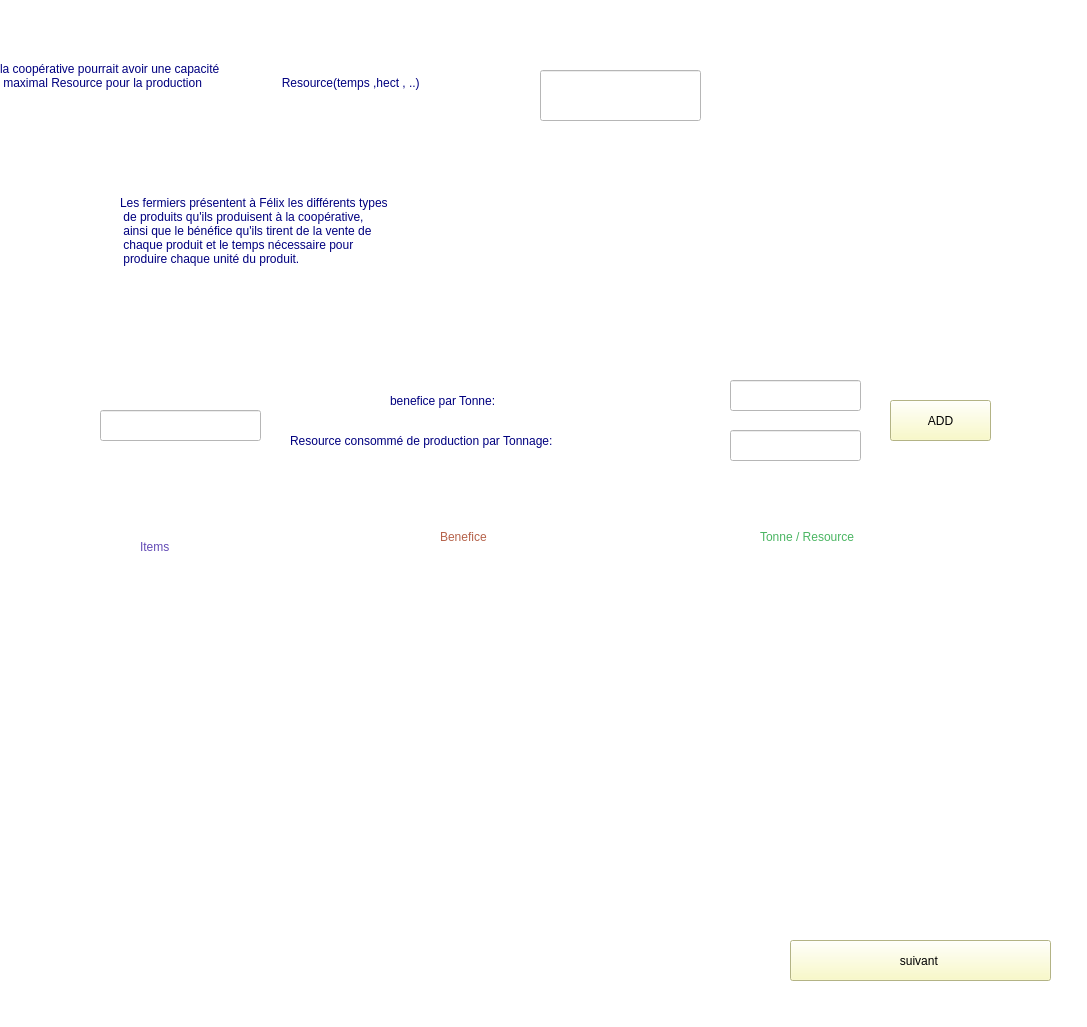
<?xml version="1.0" encoding="UTF-8"?>
<ui version="4.0">
 <class>ProductionPlanning</class>
 <widget class="QWidget" name="ProductionPlanning">
  <property name="geometry">
   <rect>
    <x>0</x>
    <y>0</y>
    <width>1087</width>
    <height>1027</height>
   </rect>
  </property>
  <property name="windowTitle">
   <string>Form</string>
  </property>
  <property name="styleSheet">
   <string notr="true">background-color: rgb(255, 255, 255);</string>
  </property>
  <widget class="QLabel" name="text">
   <property name="geometry">
    <rect>
     <x>120</x>
     <y>150</y>
     <width>691</width>
     <height>161</height>
    </rect>
   </property>
   <property name="styleSheet">
    <string notr="true">font: 20pt &quot;Segoe Script&quot;;
color: rgb(0, 0, 127);</string>
   </property>
   <property name="text">
    <string>Les fermiers présentent à Félix les différents types 
 de produits qu'ils produisent à la coopérative,
 ainsi que le bénéfice qu'ils tirent de la vente de 
 chaque produit et le temps nécessaire pour 
 produire chaque unité du produit.</string>
   </property>
  </widget>
  <widget class="QLabel" name="text_2">
   <property name="geometry">
    <rect>
     <x>0</x>
     <y>20</y>
     <width>1071</width>
     <height>111</height>
    </rect>
   </property>
   <property name="styleSheet">
    <string notr="true">font: 20pt &quot;Segoe Script&quot;;
color: rgb(0, 0, 127);</string>
   </property>
   <property name="text">
    <string>la coopérative pourrait avoir une capacité 
 maximal Resource pour la production                        Resource(temps ,hect , ..)</string>
   </property>
  </widget>
  <widget class="QPushButton" name="toProductionPlanningPage2">
   <property name="geometry">
    <rect>
     <x>790</x>
     <y>940</y>
     <width>261</width>
     <height>41</height>
    </rect>
   </property>
   <property name="styleSheet">
    <string notr="true">background-color: rgb(250, 250, 186);
border-color: rgb(170, 170, 127);
font: 12pt &quot;Segoe UI&quot;;</string>
   </property>
   <property name="text">
    <string>suivant </string>
   </property>
  </widget>
  <widget class="QLineEdit" name="capacity">
   <property name="geometry">
    <rect>
     <x>540</x>
     <y>70</y>
     <width>161</width>
     <height>51</height>
    </rect>
   </property>
  </widget>
  <widget class="QWidget" name="BoxCreator" native="true">
   <property name="geometry">
    <rect>
     <x>100</x>
     <y>360</y>
     <width>921</width>
     <height>121</height>
    </rect>
   </property>
   <widget class="QLineEdit" name="item">
    <property name="geometry">
     <rect>
      <x>0</x>
      <y>50</y>
      <width>161</width>
      <height>31</height>
     </rect>
    </property>
    <property name="text">
     <string/>
    </property>
   </widget>
   <widget class="QLabel" name="text_3">
    <property name="geometry">
     <rect>
      <x>290</x>
      <y>20</y>
      <width>221</width>
      <height>41</height>
     </rect>
    </property>
    <property name="styleSheet">
     <string notr="true">font: 12pt &quot;Segoe Script&quot;;
color: rgb(0, 0, 127);</string>
    </property>
    <property name="text">
     <string>benefice par Tonne:</string>
    </property>
   </widget>
   <widget class="QLabel" name="text_4">
    <property name="geometry">
     <rect>
      <x>190</x>
      <y>60</y>
      <width>401</width>
      <height>41</height>
     </rect>
    </property>
    <property name="styleSheet">
     <string notr="true">font: 12pt &quot;Segoe Script&quot;;
color: rgb(0, 0, 127);</string>
    </property>
    <property name="text">
     <string>Resource consommé de production par Tonnage: </string>
    </property>
   </widget>
   <widget class="QLineEdit" name="profit">
    <property name="geometry">
     <rect>
      <x>630</x>
      <y>20</y>
      <width>131</width>
      <height>31</height>
     </rect>
    </property>
   </widget>
   <widget class="QLineEdit" name="weight">
    <property name="geometry">
     <rect>
      <x>630</x>
      <y>70</y>
      <width>131</width>
      <height>31</height>
     </rect>
    </property>
   </widget>
   <widget class="QPushButton" name="add">
    <property name="geometry">
     <rect>
      <x>790</x>
      <y>40</y>
      <width>101</width>
      <height>41</height>
     </rect>
    </property>
    <property name="styleSheet">
     <string notr="true">background-color: rgb(250, 250, 186);
border-color: rgb(170, 170, 127);
font: 12pt &quot;Segoe UI&quot;;</string>
    </property>
    <property name="text">
     <string>ADD</string>
    </property>
   </widget>
  </widget>
  <widget class="QLabel" name="items">
   <property name="geometry">
    <rect>
     <x>120</x>
     <y>590</y>
     <width>251</width>
     <height>341</height>
    </rect>
   </property>
   <property name="styleSheet">
    <string notr="true">font: 12pt &quot;Segoe Script&quot;;
color: rgb(98, 74, 181);</string>
   </property>
   <property name="text">
    <string/>
   </property>
   <property name="alignment">
    <set>Qt::AlignLeading|Qt::AlignLeft|Qt::AlignTop</set>
   </property>
  </widget>
  <widget class="QLabel" name="Benefice">
   <property name="geometry">
    <rect>
     <x>430</x>
     <y>590</y>
     <width>251</width>
     <height>341</height>
    </rect>
   </property>
   <property name="styleSheet">
    <string notr="true">font: 12pt &quot;Segoe Script&quot;;
color: rgb(181, 98, 74);</string>
   </property>
   <property name="text">
    <string/>
   </property>
   <property name="alignment">
    <set>Qt::AlignLeading|Qt::AlignLeft|Qt::AlignTop</set>
   </property>
  </widget>
  <widget class="QLabel" name="resourceOn">
   <property name="geometry">
    <rect>
     <x>730</x>
     <y>590</y>
     <width>251</width>
     <height>341</height>
    </rect>
   </property>
   <property name="styleSheet">
    <string notr="true">font: 12pt &quot;Segoe Script&quot;;
color: rgb(74, 181, 98);</string>
   </property>
   <property name="text">
    <string/>
   </property>
   <property name="alignment">
    <set>Qt::AlignLeading|Qt::AlignLeft|Qt::AlignTop</set>
   </property>
  </widget>
  <widget class="QLabel" name="text_9">
   <property name="geometry">
    <rect>
     <x>140</x>
     <y>540</y>
     <width>111</width>
     <height>31</height>
    </rect>
   </property>
   <property name="styleSheet">
    <string notr="true">font: 18pt &quot;Segoe Script&quot;;
color: rgb(98, 74, 181);</string>
   </property>
   <property name="text">
    <string>Items</string>
   </property>
   <property name="alignment">
    <set>Qt::AlignLeading|Qt::AlignLeft|Qt::AlignTop</set>
   </property>
  </widget>
  <widget class="QLabel" name="text_10">
   <property name="geometry">
    <rect>
     <x>440</x>
     <y>530</y>
     <width>241</width>
     <height>41</height>
    </rect>
   </property>
   <property name="styleSheet">
    <string notr="true">font: 18pt &quot;Segoe Script&quot;;
color: rgb(181, 98, 74);</string>
   </property>
   <property name="text">
    <string>Benefice</string>
   </property>
   <property name="alignment">
    <set>Qt::AlignLeading|Qt::AlignLeft|Qt::AlignTop</set>
   </property>
  </widget>
  <widget class="QLabel" name="text_11">
   <property name="geometry">
    <rect>
     <x>760</x>
     <y>530</y>
     <width>211</width>
     <height>41</height>
    </rect>
   </property>
   <property name="styleSheet">
    <string notr="true">font: 18pt &quot;Segoe Script&quot;;
color: rgb(74, 181, 98);</string>
   </property>
   <property name="text">
    <string>Tonne / Resource</string>
   </property>
   <property name="alignment">
    <set>Qt::AlignLeading|Qt::AlignLeft|Qt::AlignTop</set>
   </property>
  </widget>
  <widget class="QLabel" name="error">
   <property name="geometry">
    <rect>
     <x>60</x>
     <y>960</y>
     <width>661</width>
     <height>41</height>
    </rect>
   </property>
   <property name="styleSheet">
    <string notr="true">font: 18pt &quot;Segoe Script&quot;;
color: rgb(181, 98, 74);</string>
   </property>
   <property name="text">
    <string/>
   </property>
   <property name="alignment">
    <set>Qt::AlignLeading|Qt::AlignLeft|Qt::AlignTop</set>
   </property>
  </widget>
 </widget>
 <resources/>
 <connections/>
</ui>
